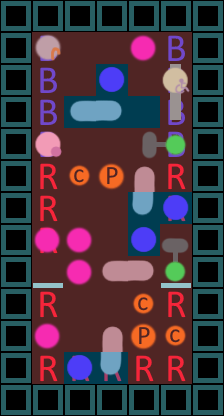

A 2D game scene composited from a Tiled map and its tileset images. What follows is a short description and the map's XML, with every tile layer's data as written:
An orthogonal 7x13 tile map with 32x32 px tiles, 4 tile layers (bus, people, people, areas), 2 hidden layers not drawn.

<map version="1.2" tiledversion="1.3.4" orientation="orthogonal" renderorder="right-down" width="7" height="13" tilewidth="32" tileheight="32" infinite="0" nextlayerid="9" nextobjectid="1">
 <tileset firstgid="1" source="rough sprites for level design.tsx" />
 <layer id="1" name="bus" width="7" height="13" locked="1">
  <data encoding="csv">
4,4,4,4,4,4,4,
4,1,0,0,0,1,4,
4,1,0,0,0,1,4,
4,1,0,0,0,1,4,
4,1,0,0,0,1,4,
4,2,0,0,0,2,4,
4,2,0,0,0,2,4,
4,2,0,0,0,0,4,
4,3,0,0,0,3,4,
4,2,0,0,0,2,4,
4,0,0,0,0,0,4,
4,2,2,2,2,2,4,
4,4,4,4,4,4,4
</data>
 </layer>
 <group id="5" name="Unmoveable">
  <layer id="6" name="people" width="7" height="13">
   <data encoding="csv">
0,0,0,0,0,0,0,
0,5,0,0,7,0,0,
0,0,0,0,0,16,0,
0,0,0,0,0,24,0,
0,6,0,0,18,26,0,
0,0,12,11,0,0,0,
0,0,0,0,0,0,0,
0,7,7,0,0,17,0,
0,0,7,0,0,25,0,
0,0,0,0,12,0,0,
0,7,0,0,11,12,0,
0,0,0,0,0,0,0,
0,0,0,0,0,0,0
</data>
  </layer>
  <layer id="7" name="distancing" width="7" height="13" visible="0">
   <data encoding="csv">
0,0,0,0,0,0,0,
0,0,9,9,0,9,0,
0,9,9,0,9,0,0,
0,9,0,0,0,9,0,
0,0,9,9,9,0,0,
0,9,0,0,9,9,0,
0,9,9,9,0,0,0,
0,0,0,9,0,9,0,
0,9,0,9,9,0,0,
0,9,9,9,0,9,0,
0,0,9,9,0,0,0,
0,9,0,0,9,9,0,
0,0,0,0,0,0,0
</data>
  </layer>
 </group>
 <group id="4" name="Moveable">
  <layer id="2" name="people" width="7" height="13">
   <data encoding="csv">
0,0,0,0,0,0,0,
0,0,0,0,0,0,0,
0,0,0,21,0,0,0,
0,0,29,31,0,0,0,
0,0,0,0,0,0,0,
0,0,0,0,22,0,0,
0,0,0,0,32,21,0,
0,0,0,0,21,0,0,
0,0,0,29,31,0,0,
0,0,0,0,0,0,0,
0,0,0,22,0,0,0,
0,0,21,32,0,0,0,
0,0,0,0,0,0,0
</data>
  </layer>
  <layer id="3" name="distancing" width="7" height="13" visible="0">
   <data encoding="csv">
0,0,0,0,0,0,0,
0,0,0,10,0,0,0,
0,0,10,0,10,0,0,
0,0,0,10,0,0,0,
0,0,0,0,0,0,0,
0,0,0,0,0,10,0,
0,0,0,0,10,0,0,
0,0,0,10,0,10,0,
0,0,0,0,10,0,0,
0,0,0,0,0,0,0,
0,0,10,0,0,0,0,
0,10,0,10,0,0,0,
0,0,0,0,0,0,0
</data>
  </layer>
 </group>
 <layer id="8" name="areas" width="7" height="13">
  <data encoding="csv">
0,0,0,0,0,0,0,
0,34,34,34,34,34,0,
0,34,34,33,34,34,0,
0,34,33,33,33,34,0,
0,34,34,34,34,34,0,
0,34,34,34,34,34,0,
0,34,34,34,33,33,0,
0,34,34,34,33,34,0,
0,34,34,34,34,34,0,
0,34,34,34,34,34,0,
0,34,34,34,34,34,0,
0,34,33,33,34,34,0,
0,0,0,0,0,0,0
</data>
 </layer>
</map>
